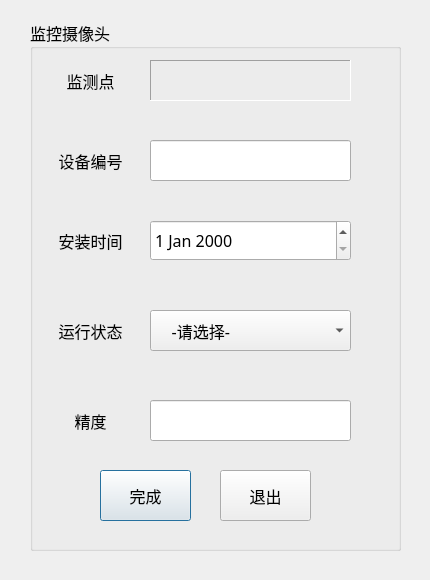
<?xml version="1.0" encoding="UTF-8"?>
<ui version="4.0">
 <class>equipment3</class>
 <widget class="QDialog" name="equipment3">
  <property name="geometry">
   <rect>
    <x>0</x>
    <y>0</y>
    <width>430</width>
    <height>580</height>
   </rect>
  </property>
  <property name="windowTitle">
   <string>Dialog</string>
  </property>
  <widget class="QGroupBox" name="groupBox">
   <property name="geometry">
    <rect>
     <x>30</x>
     <y>20</y>
     <width>371</width>
     <height>531</height>
    </rect>
   </property>
   <property name="font">
    <font>
     <family>幼圆</family>
     <pointsize>12</pointsize>
    </font>
   </property>
   <property name="title">
    <string>监控摄像头</string>
   </property>
   <widget class="QLabel" name="label_8">
    <property name="geometry">
     <rect>
      <x>10</x>
      <y>120</y>
      <width>101</width>
      <height>41</height>
     </rect>
    </property>
    <property name="midLineWidth">
     <number>0</number>
    </property>
    <property name="text">
     <string>设备编号</string>
    </property>
    <property name="alignment">
     <set>Qt::AlignCenter</set>
    </property>
   </widget>
   <widget class="QLabel" name="label_9">
    <property name="geometry">
     <rect>
      <x>10</x>
      <y>200</y>
      <width>101</width>
      <height>41</height>
     </rect>
    </property>
    <property name="midLineWidth">
     <number>0</number>
    </property>
    <property name="text">
     <string>安装时间</string>
    </property>
    <property name="alignment">
     <set>Qt::AlignCenter</set>
    </property>
   </widget>
   <widget class="QLabel" name="label_10">
    <property name="geometry">
     <rect>
      <x>10</x>
      <y>290</y>
      <width>101</width>
      <height>41</height>
     </rect>
    </property>
    <property name="midLineWidth">
     <number>0</number>
    </property>
    <property name="text">
     <string>运行状态</string>
    </property>
    <property name="alignment">
     <set>Qt::AlignCenter</set>
    </property>
   </widget>
   <widget class="QPushButton" name="pushButton">
    <property name="geometry">
     <rect>
      <x>70</x>
      <y>450</y>
      <width>91</width>
      <height>51</height>
     </rect>
    </property>
    <property name="text">
     <string>完成</string>
    </property>
   </widget>
   <widget class="QPushButton" name="pushButton_2">
    <property name="geometry">
     <rect>
      <x>190</x>
      <y>450</y>
      <width>91</width>
      <height>51</height>
     </rect>
    </property>
    <property name="text">
     <string>退出</string>
    </property>
   </widget>
   <widget class="QComboBox" name="state">
    <property name="geometry">
     <rect>
      <x>120</x>
      <y>290</y>
      <width>201</width>
      <height>41</height>
     </rect>
    </property>
    <item>
     <property name="text">
      <string>    -请选择-</string>
     </property>
    </item>
    <item>
     <property name="text">
      <string>运行中</string>
     </property>
     <property name="icon">
      <iconset resource="ttt.qrc">
       <normaloff>:/new/prefix1/DuiHao.png</normaloff>:/new/prefix1/DuiHao.png</iconset>
     </property>
    </item>
    <item>
     <property name="text">
      <string>设备故障</string>
     </property>
     <property name="icon">
      <iconset resource="ttt.qrc">
       <normaloff>:/new/prefix1/JianHao.png</normaloff>:/new/prefix1/JianHao.png</iconset>
     </property>
    </item>
    <item>
     <property name="text">
      <string>已停用</string>
     </property>
     <property name="icon">
      <iconset resource="ttt.qrc">
       <normaloff>:/new/prefix1/Cha.png</normaloff>:/new/prefix1/Cha.png</iconset>
     </property>
    </item>
   </widget>
   <widget class="QDateEdit" name="dateEdit">
    <property name="geometry">
     <rect>
      <x>120</x>
      <y>200</y>
      <width>201</width>
      <height>41</height>
     </rect>
    </property>
   </widget>
   <widget class="QLineEdit" name="lineEdit">
    <property name="geometry">
     <rect>
      <x>120</x>
      <y>120</y>
      <width>201</width>
      <height>41</height>
     </rect>
    </property>
    <property name="font">
     <font>
      <family>华文宋体</family>
      <pointsize>12</pointsize>
     </font>
    </property>
   </widget>
   <widget class="QLineEdit" name="lineEdit_2">
    <property name="geometry">
     <rect>
      <x>120</x>
      <y>380</y>
      <width>201</width>
      <height>41</height>
     </rect>
    </property>
    <property name="font">
     <font>
      <family>华文宋体</family>
      <pointsize>12</pointsize>
     </font>
    </property>
   </widget>
   <widget class="QLabel" name="label_11">
    <property name="geometry">
     <rect>
      <x>10</x>
      <y>380</y>
      <width>101</width>
      <height>41</height>
     </rect>
    </property>
    <property name="midLineWidth">
     <number>0</number>
    </property>
    <property name="text">
     <string>精度</string>
    </property>
    <property name="alignment">
     <set>Qt::AlignCenter</set>
    </property>
   </widget>
   <widget class="QLabel" name="label_12">
    <property name="geometry">
     <rect>
      <x>10</x>
      <y>40</y>
      <width>101</width>
      <height>41</height>
     </rect>
    </property>
    <property name="midLineWidth">
     <number>0</number>
    </property>
    <property name="text">
     <string>监测点</string>
    </property>
    <property name="alignment">
     <set>Qt::AlignCenter</set>
    </property>
   </widget>
   <widget class="QLabel" name="longit">
    <property name="geometry">
     <rect>
      <x>120</x>
      <y>40</y>
      <width>201</width>
      <height>41</height>
     </rect>
    </property>
    <property name="font">
     <font>
      <family>华文宋体</family>
      <pointsize>13</pointsize>
     </font>
    </property>
    <property name="frameShape">
     <enum>QFrame::Panel</enum>
    </property>
    <property name="frameShadow">
     <enum>QFrame::Sunken</enum>
    </property>
    <property name="text">
     <string/>
    </property>
   </widget>
  </widget>
 </widget>
 <resources>
  <include location="ttt.qrc"/>
 </resources>
 <connections/>
</ui>
